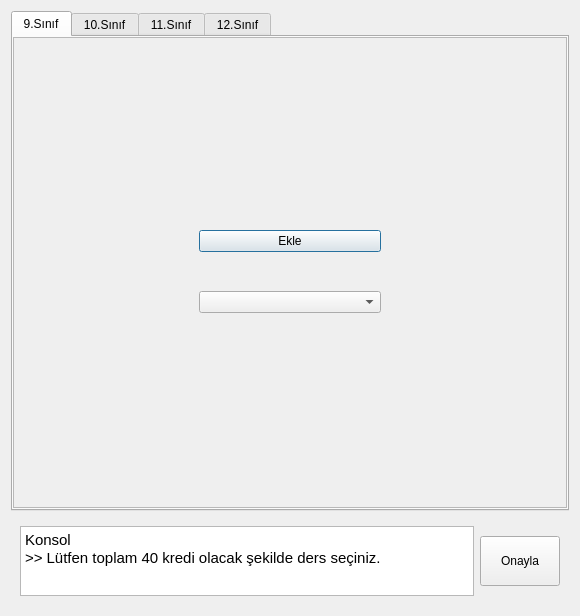
<?xml version="1.0" encoding="UTF-8"?>
<ui version="4.0">
 <class>PersonaWindow</class>
 <widget class="QDialog" name="PersonaWindow">
  <property name="geometry">
   <rect>
    <x>0</x>
    <y>0</y>
    <width>580</width>
    <height>612</height>
   </rect>
  </property>
  <property name="windowTitle">
   <string>Persona</string>
  </property>
  <property name="modal">
   <bool>false</bool>
  </property>
  <layout class="QVBoxLayout" name="verticalLayout">
   <item>
    <widget class="QTabWidget" name="gradeTab">
     <property name="sizePolicy">
      <sizepolicy hsizetype="Expanding" vsizetype="MinimumExpanding">
       <horstretch>0</horstretch>
       <verstretch>0</verstretch>
      </sizepolicy>
     </property>
     <property name="minimumSize">
      <size>
       <width>0</width>
       <height>500</height>
      </size>
     </property>
     <property name="currentIndex">
      <number>0</number>
     </property>
     <widget class="QWidget" name="tab">
      <attribute name="title">
       <string>9.Sınıf</string>
      </attribute>
      <layout class="QGridLayout" name="gridLayout">
       <property name="leftMargin">
        <number>0</number>
       </property>
       <property name="topMargin">
        <number>0</number>
       </property>
       <property name="rightMargin">
        <number>0</number>
       </property>
       <property name="bottomMargin">
        <number>1</number>
       </property>
       <property name="spacing">
        <number>0</number>
       </property>
       <item row="0" column="0">
        <widget class="QScrollArea" name="scrollArea">
         <property name="widgetResizable">
          <bool>true</bool>
         </property>
         <widget class="QWidget" name="scrollAreaWidgetContents">
          <property name="geometry">
           <rect>
            <x>0</x>
            <y>0</y>
            <width>556</width>
            <height>466</height>
           </rect>
          </property>
          <layout class="QHBoxLayout" name="horizontalLayout_3">
           <item>
            <widget class="QWidget" name="widget_2" native="true">
             <property name="enabled">
              <bool>true</bool>
             </property>
             <property name="sizePolicy">
              <sizepolicy hsizetype="Fixed" vsizetype="Preferred">
               <horstretch>0</horstretch>
               <verstretch>0</verstretch>
              </sizepolicy>
             </property>
             <property name="minimumSize">
              <size>
               <width>200</width>
               <height>0</height>
              </size>
             </property>
             <layout class="QVBoxLayout" name="verticalLayout_2">
              <property name="spacing">
               <number>6</number>
              </property>
              <property name="topMargin">
               <number>150</number>
              </property>
              <property name="bottomMargin">
               <number>150</number>
              </property>
              <item>
               <widget class="QPushButton" name="selectBtn">
                <property name="text">
                 <string>Ekle</string>
                </property>
               </widget>
              </item>
              <item>
               <widget class="QComboBox" name="dropLst">
                <property name="currentText">
                 <string/>
                </property>
               </widget>
              </item>
             </layout>
            </widget>
           </item>
          </layout>
         </widget>
        </widget>
       </item>
      </layout>
     </widget>
     <widget class="QWidget" name="tab_2">
      <attribute name="title">
       <string>10.Sınıf</string>
      </attribute>
      <layout class="QGridLayout" name="gridLayout_3">
       <property name="leftMargin">
        <number>0</number>
       </property>
       <property name="topMargin">
        <number>0</number>
       </property>
       <property name="rightMargin">
        <number>0</number>
       </property>
       <property name="bottomMargin">
        <number>1</number>
       </property>
       <property name="spacing">
        <number>0</number>
       </property>
       <item row="0" column="0">
        <widget class="QScrollArea" name="scrollArea_2">
         <property name="widgetResizable">
          <bool>true</bool>
         </property>
         <widget class="QWidget" name="scrollAreaWidgetContents_2">
          <property name="geometry">
           <rect>
            <x>0</x>
            <y>0</y>
            <width>556</width>
            <height>466</height>
           </rect>
          </property>
          <layout class="QHBoxLayout" name="horizontalLayout_4">
           <item>
            <widget class="QWidget" name="widget_3" native="true">
             <property name="enabled">
              <bool>true</bool>
             </property>
             <property name="sizePolicy">
              <sizepolicy hsizetype="Fixed" vsizetype="Preferred">
               <horstretch>0</horstretch>
               <verstretch>0</verstretch>
              </sizepolicy>
             </property>
             <property name="minimumSize">
              <size>
               <width>200</width>
               <height>0</height>
              </size>
             </property>
             <layout class="QVBoxLayout" name="verticalLayout_3">
              <property name="spacing">
               <number>6</number>
              </property>
              <property name="topMargin">
               <number>150</number>
              </property>
              <property name="bottomMargin">
               <number>150</number>
              </property>
              <item>
               <widget class="QPushButton" name="selectBtn_2">
                <property name="text">
                 <string>Ekle</string>
                </property>
               </widget>
              </item>
              <item>
               <widget class="QComboBox" name="dropLst_2">
                <property name="currentText">
                 <string/>
                </property>
               </widget>
              </item>
             </layout>
            </widget>
           </item>
          </layout>
         </widget>
        </widget>
       </item>
      </layout>
     </widget>
     <widget class="QWidget" name="tab_3">
      <attribute name="title">
       <string>11.Sınıf</string>
      </attribute>
      <layout class="QGridLayout" name="gridLayout_4">
       <property name="leftMargin">
        <number>0</number>
       </property>
       <property name="topMargin">
        <number>0</number>
       </property>
       <property name="rightMargin">
        <number>0</number>
       </property>
       <property name="bottomMargin">
        <number>1</number>
       </property>
       <property name="spacing">
        <number>0</number>
       </property>
       <item row="0" column="0">
        <widget class="QScrollArea" name="scrollArea_3">
         <property name="widgetResizable">
          <bool>true</bool>
         </property>
         <widget class="QWidget" name="scrollAreaWidgetContents_3">
          <property name="geometry">
           <rect>
            <x>0</x>
            <y>0</y>
            <width>556</width>
            <height>466</height>
           </rect>
          </property>
          <layout class="QHBoxLayout" name="horizontalLayout_5">
           <item>
            <widget class="QWidget" name="widget_4" native="true">
             <property name="enabled">
              <bool>true</bool>
             </property>
             <property name="sizePolicy">
              <sizepolicy hsizetype="Fixed" vsizetype="Preferred">
               <horstretch>0</horstretch>
               <verstretch>0</verstretch>
              </sizepolicy>
             </property>
             <property name="minimumSize">
              <size>
               <width>200</width>
               <height>0</height>
              </size>
             </property>
             <layout class="QVBoxLayout" name="verticalLayout_4">
              <property name="spacing">
               <number>6</number>
              </property>
              <property name="topMargin">
               <number>150</number>
              </property>
              <property name="bottomMargin">
               <number>150</number>
              </property>
              <item>
               <widget class="QPushButton" name="selectBtn_3">
                <property name="text">
                 <string>Ekle</string>
                </property>
               </widget>
              </item>
              <item>
               <widget class="QComboBox" name="dropLst_3">
                <property name="currentText">
                 <string/>
                </property>
               </widget>
              </item>
             </layout>
            </widget>
           </item>
          </layout>
         </widget>
        </widget>
       </item>
      </layout>
     </widget>
     <widget class="QWidget" name="tab_4">
      <attribute name="title">
       <string>12.Sınıf</string>
      </attribute>
      <layout class="QGridLayout" name="gridLayout_5">
       <property name="leftMargin">
        <number>0</number>
       </property>
       <property name="topMargin">
        <number>0</number>
       </property>
       <property name="rightMargin">
        <number>0</number>
       </property>
       <property name="bottomMargin">
        <number>1</number>
       </property>
       <property name="spacing">
        <number>0</number>
       </property>
       <item row="0" column="0">
        <widget class="QScrollArea" name="scrollArea_4">
         <property name="widgetResizable">
          <bool>true</bool>
         </property>
         <widget class="QWidget" name="scrollAreaWidgetContents_4">
          <property name="geometry">
           <rect>
            <x>0</x>
            <y>0</y>
            <width>556</width>
            <height>466</height>
           </rect>
          </property>
          <layout class="QHBoxLayout" name="horizontalLayout_6">
           <item>
            <widget class="QWidget" name="widget_5" native="true">
             <property name="enabled">
              <bool>true</bool>
             </property>
             <property name="sizePolicy">
              <sizepolicy hsizetype="Fixed" vsizetype="Preferred">
               <horstretch>0</horstretch>
               <verstretch>0</verstretch>
              </sizepolicy>
             </property>
             <property name="minimumSize">
              <size>
               <width>200</width>
               <height>0</height>
              </size>
             </property>
             <layout class="QVBoxLayout" name="verticalLayout_5">
              <property name="spacing">
               <number>6</number>
              </property>
              <property name="topMargin">
               <number>150</number>
              </property>
              <property name="bottomMargin">
               <number>150</number>
              </property>
              <item>
               <widget class="QPushButton" name="selectBtn_4">
                <property name="text">
                 <string>Ekle</string>
                </property>
               </widget>
              </item>
              <item>
               <widget class="QComboBox" name="dropLst_4">
                <property name="currentText">
                 <string/>
                </property>
               </widget>
              </item>
             </layout>
            </widget>
           </item>
          </layout>
         </widget>
        </widget>
       </item>
      </layout>
     </widget>
    </widget>
   </item>
   <item>
    <widget class="QWidget" name="widget" native="true">
     <layout class="QHBoxLayout" name="horizontalLayout">
      <item>
       <widget class="QTextBrowser" name="console">
        <property name="html">
         <string>&lt;!DOCTYPE HTML PUBLIC &quot;-//W3C//DTD HTML 4.0//EN&quot; &quot;http://www.w3.org/TR/REC-html40/strict.dtd&quot;&gt;
&lt;html&gt;&lt;head&gt;&lt;meta name=&quot;qrichtext&quot; content=&quot;1&quot; /&gt;&lt;style type=&quot;text/css&quot;&gt;
p, li { white-space: pre-wrap; }
&lt;/style&gt;&lt;/head&gt;&lt;body style=&quot; font-family:'Ubuntu'; font-size:11pt; font-weight:400; font-style:normal;&quot;&gt;
&lt;p style=&quot; margin-top:0px; margin-bottom:0px; margin-left:0px; margin-right:0px; -qt-block-indent:0; text-indent:0px;&quot;&gt;Konsol&lt;/p&gt;
&lt;p style=&quot; margin-top:0px; margin-bottom:0px; margin-left:0px; margin-right:0px; -qt-block-indent:0; text-indent:0px;&quot;&gt;&amp;gt;&amp;gt; Lütfen toplam 40 kredi olacak şekilde ders seçiniz.&lt;/p&gt;
&lt;p style=&quot;-qt-paragraph-type:empty; margin-top:0px; margin-bottom:0px; margin-left:0px; margin-right:0px; -qt-block-indent:0; text-indent:0px;&quot;&gt;&lt;br /&gt;&lt;/p&gt;&lt;/body&gt;&lt;/html&gt;</string>
        </property>
       </widget>
      </item>
      <item>
       <widget class="QPushButton" name="confirmBtn">
        <property name="minimumSize">
         <size>
          <width>0</width>
          <height>50</height>
         </size>
        </property>
        <property name="text">
         <string>Onayla</string>
        </property>
       </widget>
      </item>
     </layout>
    </widget>
   </item>
  </layout>
 </widget>
 <resources/>
 <connections/>
</ui>
